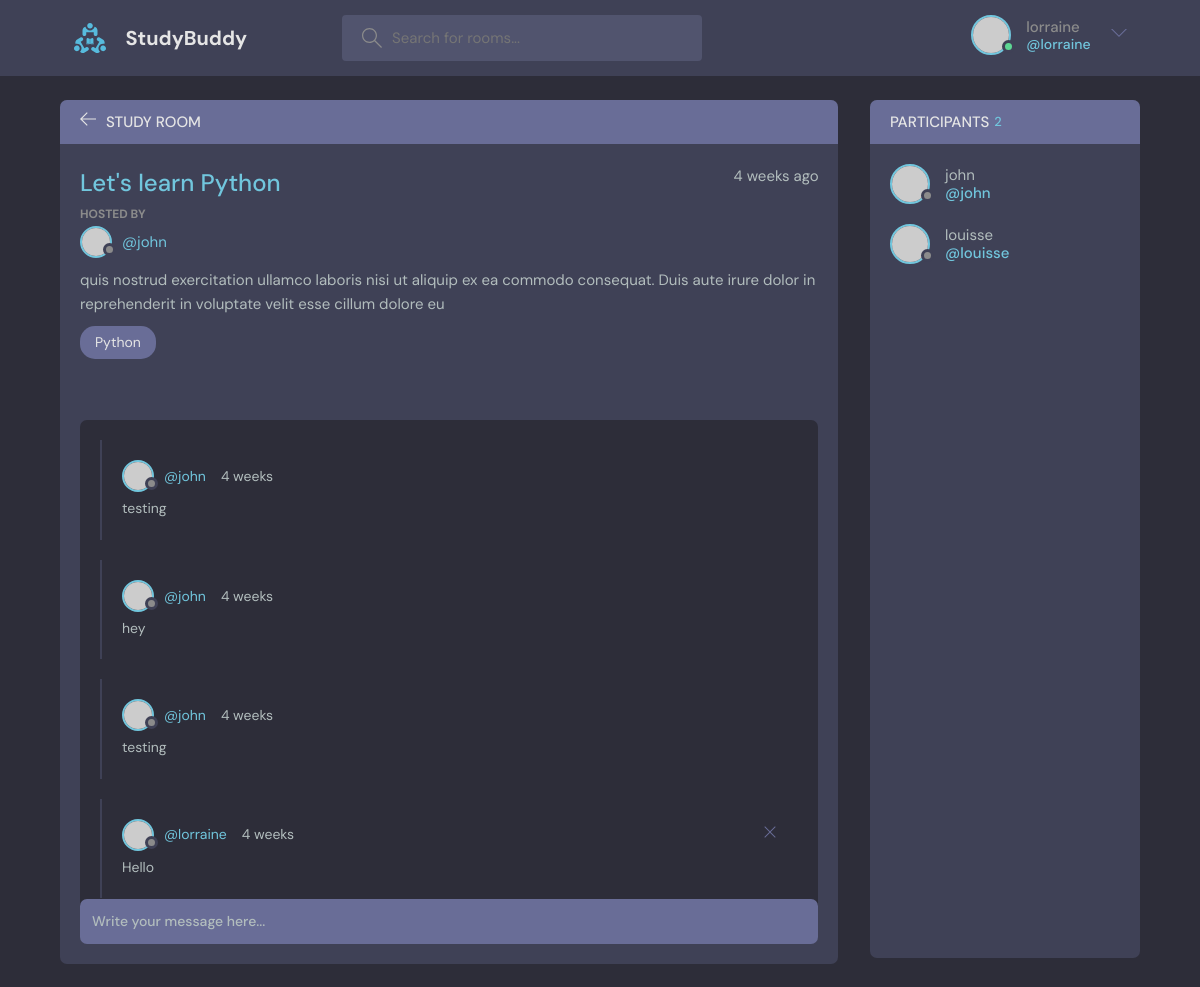
The app's page /room/2/ (signed in) with its own data.
### baseapp/models.py (models this page shows, shortened)
class Room(models.Model):
    host = models.ForeignKey(User, on_delete=models.SET_NULL, null=True)       # when User table got deleted the host data will set to Null
    topic = models.ForeignKey(Topic, on_delete=models.SET_NULL, null=True)     # Cascade - when User table got deleted the host data will delete too
    name = models.CharField(max_length=255)
    description = models.TextField(null=True, blank=True)
    participant = models.ManyToManyField(User, related_name="participants", blank=True)   # models.ManyToManyField(<Tablename>,<name use in views.py>, it's okay to get an empty value in participants) # related_name = name in admin panel
    updated = models.DateTimeField(auto_now=True)
    created = models.DateTimeField(auto_now_add=True)
    class Meta:
        ordering = ["-updated", "-created"]         # with '-' is descending order (last will be the first)

class Topic(models.Model):
    name = models.CharField(max_length=255)

class Message(models.Model):
    user = models.ForeignKey(User, on_delete=models.CASCADE)                # -> foreignkey is to connect another table
    room = models.ForeignKey(Room, on_delete=models.SET_NULL, null=True)    # model.key -> the Room table is the 'parent' and the Message table is the 'child'
    body = models.TextField()
    updated = models.DateTimeField(auto_now=True)
    created = models.DateTimeField(auto_now_add=True)
    class Meta:
        ordering = ["-updated", "-created"]

### baseapp/views.py (the view, shortened to what this page needs)
# urls.py: path("room/<int:id>/", views.room, name="room"),
def room(request, id):
    room = Room.objects.all().get(id=id)
    room_message = room.message_set.all()           # <parent_table>.<child_talbe(lowecase)>.message_set.all() -> call all data from child table which is the message (many to one)
    room_participants = room.participant.all()      # get the child of Room (id is equal to 1)
    context = {
        "room": room,
        "room_messages": room_message,
        "room_participants": room_participants
    }
    return render(request, "room.html", context)

### baseapp/templates/room.html (shortened to what this page needs)
{% extends 'main.html' %}
{% block content %}
<main class="profile-page layout layout--2">
  <div class="container">
    <div class="room">
      <div class="room__top">
        <div class="room__topLeft">
          <a href="/">
            <svg version="1.1" xmlns="http://www.w3.org/2000/svg" width="32" height="32" viewBox="0 0 32 32">
              <title>arrow-left</title>
              <path
                d="M13.723 2.286l-13.723 13.714 13.719 13.714 1.616-1.611-10.96-10.96h27.625v-2.286h-27.625l10.965-10.965-1.616-1.607z"
              ></path>
            </svg>
          </a>
          <h3>Study Room</h3>
        </div>
      </div>
      <div class="room__box scroll">
        <div class="room__header scroll">
          <div class="room__info">
            <h3>{{room.name}}</h3>
            <span>{{room.created|timesince}} ago</span>
          </div>
          <div class="room__hosted">
            <p>Hosted By</p>
            <a href="/profile/{{room.host.id}}" class="room__author">
              <div class="avatar avatar--small">
                <img src="https://randomuser.me/api/portraits/men/37.jpg" />
              </div>
              <span>@{{room.host}}</span>
            </a>
          </div>
          <div class="room__details">
            {{room.description}}
          </div>
          <span class="room__topics">{{room.topic.name}}</span>
        </div>
        <div class="room__conversation">
          <div class="threads scroll">
            {% for message in room_messages %}
            <div class="thread">
              <div class="thread__top">
                <div class="thread__author">
                  <a href="/profile/{{message.user.id}}" class="thread__authorInfo">
                    <div class="avatar avatar--small">
                      <img src="https://randomuser.me/api/portraits/men/37.jpg" />
                    </div>
                    <span>@{{message.user.username}}</span>
                  </a>
                  <span class="thread__date">{{message.room.created|timesince}}</span>
                </div>
                {% if request.user == message.user %}
                <a href="/delete-message/{{message.id}}">
                <div class="thread__delete">
                  <svg version="1.1" xmlns="http://www.w3.org/2000/svg" width="32" height="32" viewBox="0 0 32 32">
                    <title>remove</title>
                    <path
                      d="M27.314 6.019l-1.333-1.333-9.98 9.981-9.981-9.981-1.333 1.333 9.981 9.981-9.981 9.98 1.333 1.333 9.981-9.98 9.98 9.98 1.333-1.333-9.98-9.98 9.98-9.981z"
                    ></path>
                  </svg>
                </div>
                </a>
                {% endif %}
              </div>
              <div class="thread__details">
                {{message.body}}
              </div>
            </div>
            {% endfor %}
          </div>
        </div>
      </div>
      <div class="room__message">
        <form method="POST" action="#">
          <input name="body" placeholder="Write your message here..." />
        </form>
      </div>
    </div>
    <div class="participants">
      <h3 class="participants__top">Participants <span>{{room_participants.count}}</span></h3>
      <div class="participants__list scroll">
          {% for user in room_participants %}
        <a href="/profile/{{user.id}}" class="participant">
          <div class="avatar avatar--medium">
            <img src="https://randomuser.me/api/portraits/men/37.jpg" />
          </div>
          <p>
            {{user.username}}
            <span>@{{user.username}}</span>
          </p>
        </a>
        {% endfor %}
      </div>
    </div>
  </div>
</main>
{% endblock %}

### baseapp/templates/navbar.html (shortened to what this page needs)
{% load static %}
<header class="header header--loggedIn">
    <div class="container">
    <a href="/" class="header__logo">
      <img src="{% static 'images/logo.svg' %}" />
      <h1>StudyBuddy</h1>
    </a>
    <form class="header__search" method="GET">
      <label>
        <input name="q" placeholder="Search for rooms..." />
      </label>
    </form>
    <nav class="header__menu">
        {% if request.user.is_authenticated %}
          <div class="header__user">
            <a href="/profile/{{request.user.id}}">
              <div class="avatar avatar--medium active">
                <img src="https://randomuser.me/api/portraits/men/37.jpg" />
              </div>
              <p>{{request.user.username}} <span>@{{request.user.username}}</span></p>
            </a>
            <button class="dropdown-button">
              <svg version="1.1" xmlns="http://www.w3.org/2000/svg" width="32" height="32" viewBox="0 0 32 32">
                <title>chevron-down</title>
                <path d="M16 21l-13-13h-3l16 16 16-16h-3l-13 13z"></path>
              </svg>
            </button>
          </div>
        {% else %}
          <a href="/login">
            <img src="{% static 'images/avatar.svg' %}"/>
            <p>Login</p>
          </a>
        {% endif %}
    </nav>
    </div>
</header>

### records on screen
Room: name "Let's learn Python", created "4 weeks", host "john", description "quis nostrud exercitation ullamco laboris nisi ut aliquip ex ea commodo consequat. Duis aute irure dolor in reprehenderit in voluptate velit esse cillum dolore eu", topic.name "Python"
Message: user.username "john", room.created "4 weeks", body "testing"
Message: user.username "john", room.created "4 weeks", body "hey"
Message: user.username "john", room.created "4 weeks", body "testing"
Message: user.username "lorraine", room.created "4 weeks", body "Hello"

### other values on screen
{{ request.user.username }} "lorraine"
{{ room_participants.count }} "2"
{{ user.username }} "john"
{{ user.username }} "louisse"
